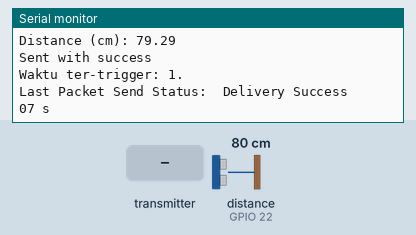
Recording of a sketch running on a simulated ESP32. On the bench: the last lines printed to the serial monitor. Wiring (inferred from the names in the program): ultrasonic range finder: trigger GPIO 23; echo GPIO 22. The test bench sets the inputs (shaded band); at power-on: distance to the obstacle (sensor on GPIO 22) 80 cm. The echo pulse lasts 58.3 µs per cm; network time is answered at once with the bench clock; the local clock reads 2024-03-15 10:24:30 at power-on unless the sketch sets it.

Above: at 1.2 s.
1.3 s: the transmitter starts sending a = 0
At 2.51 s:
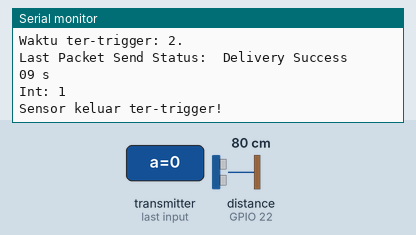
2.8 s: distance to the obstacle (sensor on GPIO 22) set to 2 cm
At 3.26 s:
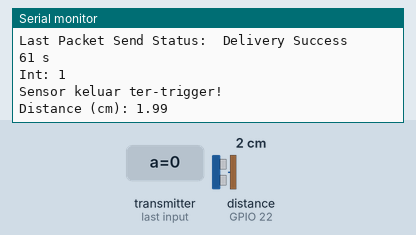
4.3 s: the transmitter starts sending b = 0
5.8 s: distance to the obstacle (sensor on GPIO 22) set to 18 cm
At 7.78 s:
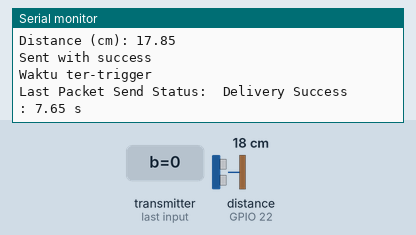
8.9 s: the transmitter starts sending b = 1024
Timing chart, 0 to 11.4 s (numbered marks = the images above; inputs shaded):
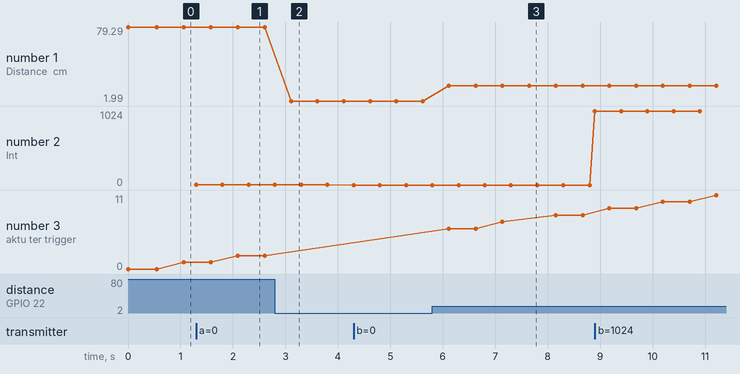

Measured:
- after the input at 1.3 s, the serial monitor: prints a new line at once (image 1)
- after the input at 2.8 s, the serial monitor: prints a new line after 0.31 s (image 2)
- after the input at 5.8 s, the serial monitor: prints a new line after 0.32 s (image 3)
- plotted number 1: 79.29 → 1.99 after the input at 2.8 s, 1.99 → 17.85 after the input at 5.8 s
- plotted number 2: 1 → 0 after the input at 4.3 s, 0 → 1024 after the input at 8.9 s
- plotted number 3: 2 → 8 after the input at 5.8 s

The sketch:

pintu_masuk_espnow.ino
```cpp
#include <esp_now.h>
#include <WiFi.h>
#include <WiFiUdp.h>
#include <NTPClient.h> // Library to get time of the day (hour, minute, and second)

// REPLACE WITH YOUR RECEIVER MAC Address
uint8_t broadcastAddress[] = {0x94, 0xB9, 0x7E, 0xC2, 0xCE, 0x08};    //MAC address dari rx ;MAC address: buntung (tx) = 0C:B8:15:F2:D5:6C ; biasa = 0C:B8:15:F2:E6:1C ; kecil (rx) = 94:B9:7E:C2:CE:08

const int trigPin = 23;
const int echoPin = 22;

//define sound speed in cm/uS
#define SOUND_SPEED 0.034
#define CM_TO_INCH 0.393701

long duration;
float distanceCm;
float distanceInch;

// Structure example to send data
// Must match the receiver structure
typedef struct struct_message {           //data yg mau dikirim (pakai struct misalnya kalo banyak data yg dikirim)
  char a[32];
  int b;
  float c;
  bool d;
} struct_message;

// Create a struct_message called myData
struct_message myData;   //kasih nama ke struct

esp_now_peer_info_t peerInfo;

WiFiUDP ntpUDP;
NTPClient timeClient(ntpUDP, "pool.ntp.org");

// ========== Time conversion multipliers ==========
#define S_TO_uS 1000000
#define M_TO_S  60
#define H_TO_S  3600

// ========== Operational time variables ==========
int openHour = 6, closeHour = 22;
String formattedTime;
int currentHour, currentMinute, sleepHour = 0, sleepMinute = 0;
unsigned long sleepTime = 0;

// ========== Time modular function declarations ==========
void NTPClientInit();
void getCurrentTime();
void operationalSleep();

// callback when data is sent (konfirmasi jika data berhasil dikirim)
void OnDataSent(const uint8_t *mac_addr, esp_now_send_status_t status) {
  Serial.print("\r\nLast Packet Send Status:\t");
  Serial.println(status == ESP_NOW_SEND_SUCCESS ? "Delivery Success" : "Delivery Fail");
}

void OnDataRecv(const uint8_t * mac, const uint8_t *incomingData, int len) {

  memcpy(&myData, incomingData, sizeof(myData));

  //Serial.print("Bytes received: ");     //}
  //Serial.println(len);                  //}
  //Serial.print("Char: ");               //}
  //Serial.println(myData.a);             //}Kalo misalnya
  Serial.print("Int: ");                //}mau pakai
  Serial.println(myData.b);             //}variabel2 data
  //Serial.print("Float: ");              //}yg lain.
  //Serial.println(myData.c);             //}
  //Serial.print("Bool: ");               //}
  //Serial.println(myData.d);             //}

  Serial2.write(myData.b);

  Serial.println("Sensor keluar ter-trigger!");
  Serial.println();
}

void setup() {
  // Init Serial Monitor
  Serial.begin(115200);

  pinMode(trigPin, OUTPUT); // Sets the trigPin as an Output
  pinMode(echoPin, INPUT); // Sets the echoPin as an Input

  // Set device as a Wi-Fi Station
  WiFi.mode(WIFI_STA);

  // Init ESP-NOW
  if (esp_now_init() != ESP_OK) {
    Serial.println("Error initializing ESP-NOW");
    return;
  }

  // Once ESPNow is successfully Init, we will register for Send CB to
  // get the status of Trasnmitted packet
  esp_now_register_send_cb(OnDataSent);

  // Register peer
  memcpy(peerInfo.peer_addr, broadcastAddress, 6);
  peerInfo.channel = 0;
  peerInfo.encrypt = false;

  // Add peer
  if (esp_now_add_peer(&peerInfo) != ESP_OK){
    Serial.println("Failed to add peer");
    return;
  }

  esp_now_register_recv_cb(OnDataRecv);

  NTPClientInit();
}

void loop() {

  // Clears the trigPin
  digitalWrite(trigPin, LOW);
  delayMicroseconds(2);
  // Sets the trigPin on HIGH state for 10 micro seconds
  digitalWrite(trigPin, HIGH);
  delayMicroseconds(10);
  digitalWrite(trigPin, LOW);

  // Reads the echoPin, returns the sound wave travel time in microseconds
  duration = pulseIn(echoPin, HIGH);

  // Calculate the distance
  distanceCm = duration * SOUND_SPEED/2;
  Serial.print("Distance (cm): ");
  Serial.println(distanceCm);

  if(distanceCm >= 5 && distanceCm <= 400) {   //jika jarak dibaca sensor diantara 20 - 80 cm
    if(distanceCm <= 100) {  //Kapasitas ditambah jika jarak dibaca sensor dibawah 90 cm

      Serial.println();
      Serial.println("Sensor ter-trigger!");
      Serial.print("Distance (cm): ");
      Serial.println(distanceCm);

      int jumlah_keluar = 1;

      strcpy(myData.a, "THIS IS A CHAR");
      myData.b = jumlah_keluar;   //mengirim jumlah keluar (1)
      myData.c = jumlah_keluar;
      myData.d = false;

      esp_err_t result = esp_now_send(broadcastAddress, (uint8_t *) &myData, sizeof(myData));   //mengirim data ke rx

      if (result == ESP_OK) {
        Serial.println("Sent with success");
      }
      else {
        Serial.println("Error sending the data");
      }
      Serial.print("Waktu ter-trigger: ");
      Serial.print(millis()*0.001);
      Serial.println(" s");
      Serial.println();
    }
    //Serial.println();
  }

  operationalSleep();
  delay(500);    //waktu sampling sensor

}

void NTPClientInit() {
  timeClient.begin();
  timeClient.setTimeOffset(7 * 3600); // GMT + 7
}

void getCurrentTime() {
  timeClient.update();
  formattedTime = timeClient.getFormattedTime();
  currentHour = timeClient.getHours();
  currentMinute = timeClient.getMinutes();
}

void operationalSleep() {
  getCurrentTime();

  // If system is in operating hours
  if (currentHour >= openHour && currentHour < closeHour) {
    return;
  }

  // Otherwise if closing hours
  Serial.print("Currently, it's ");
  Serial.println(formattedTime);

  if (currentHour >= closeHour && currentHour < 24) {
    sleepHour = 24 - currentHour + openHour;
  } else if (currentHour < openHour) {
    sleepHour = openHour - currentHour;
  }

  Serial.print("Next operating hour is at ");
  Serial.print(openHour);
  Serial.println(":00");

  if (currentMinute > 0) {
      sleepHour -= 1;
      sleepMinute = (59 - 15) - currentMinute; // Set wake up 15 minutes early
  }

  sleepTime = sleepHour * H_TO_S;
  sleepTime += sleepMinute * M_TO_S;
  sleepTime = sleepTime * S_TO_uS;

  if (sleepTime > 0) {
    Serial.print("Going to sleep for ");
    Serial.print(sleepHour);
    Serial.print(" hour(s) and ");
    Serial.print(sleepMinute);
    Serial.println(" minute(s)");
    Serial.println("==================================================");
    esp_sleep_enable_timer_wakeup(sleepTime);
    Serial.flush();
    delay(3000);
    esp_deep_sleep_start();
  }
}
```
